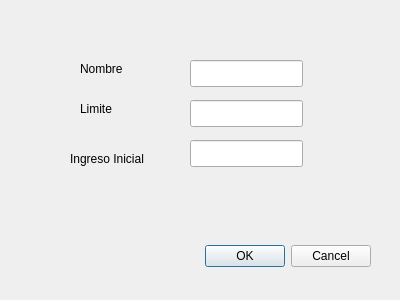
<?xml version="1.0" encoding="UTF-8"?>
<ui version="4.0">
 <class>NuevaCuenta</class>
 <widget class="QDialog" name="NuevaCuenta">
  <property name="geometry">
   <rect>
    <x>0</x>
    <y>0</y>
    <width>400</width>
    <height>300</height>
   </rect>
  </property>
  <property name="windowTitle">
   <string>Nueva Cuenta</string>
  </property>
  <widget class="QDialogButtonBox" name="buttonBox">
   <property name="geometry">
    <rect>
     <x>190</x>
     <y>240</y>
     <width>181</width>
     <height>32</height>
    </rect>
   </property>
   <property name="orientation">
    <enum>Qt::Horizontal</enum>
   </property>
   <property name="standardButtons">
    <set>QDialogButtonBox::Cancel|QDialogButtonBox::Ok</set>
   </property>
  </widget>
  <widget class="QLineEdit" name="ingresoIni">
   <property name="geometry">
    <rect>
     <x>190</x>
     <y>140</y>
     <width>113</width>
     <height>27</height>
    </rect>
   </property>
  </widget>
  <widget class="QLabel" name="label">
   <property name="geometry">
    <rect>
     <x>80</x>
     <y>60</y>
     <width>67</width>
     <height>17</height>
    </rect>
   </property>
   <property name="text">
    <string>Nombre</string>
   </property>
  </widget>
  <widget class="QLabel" name="label_2">
   <property name="geometry">
    <rect>
     <x>80</x>
     <y>100</y>
     <width>67</width>
     <height>17</height>
    </rect>
   </property>
   <property name="text">
    <string>Limite</string>
   </property>
  </widget>
  <widget class="QLineEdit" name="limite">
   <property name="geometry">
    <rect>
     <x>190</x>
     <y>100</y>
     <width>113</width>
     <height>27</height>
    </rect>
   </property>
  </widget>
  <widget class="QLabel" name="label_3">
   <property name="geometry">
    <rect>
     <x>70</x>
     <y>150</y>
     <width>101</width>
     <height>17</height>
    </rect>
   </property>
   <property name="text">
    <string>Ingreso Inicial</string>
   </property>
  </widget>
  <widget class="QLineEdit" name="nombre">
   <property name="geometry">
    <rect>
     <x>190</x>
     <y>60</y>
     <width>113</width>
     <height>27</height>
    </rect>
   </property>
  </widget>
 </widget>
 <resources/>
 <connections>
  <connection>
   <sender>buttonBox</sender>
   <signal>accepted()</signal>
   <receiver>NuevaCuenta</receiver>
   <slot>accept()</slot>
   <hints>
    <hint type="sourcelabel">
     <x>248</x>
     <y>254</y>
    </hint>
    <hint type="destinationlabel">
     <x>157</x>
     <y>274</y>
    </hint>
   </hints>
  </connection>
  <connection>
   <sender>buttonBox</sender>
   <signal>rejected()</signal>
   <receiver>NuevaCuenta</receiver>
   <slot>reject()</slot>
   <hints>
    <hint type="sourcelabel">
     <x>316</x>
     <y>260</y>
    </hint>
    <hint type="destinationlabel">
     <x>286</x>
     <y>274</y>
    </hint>
   </hints>
  </connection>
 </connections>
</ui>
